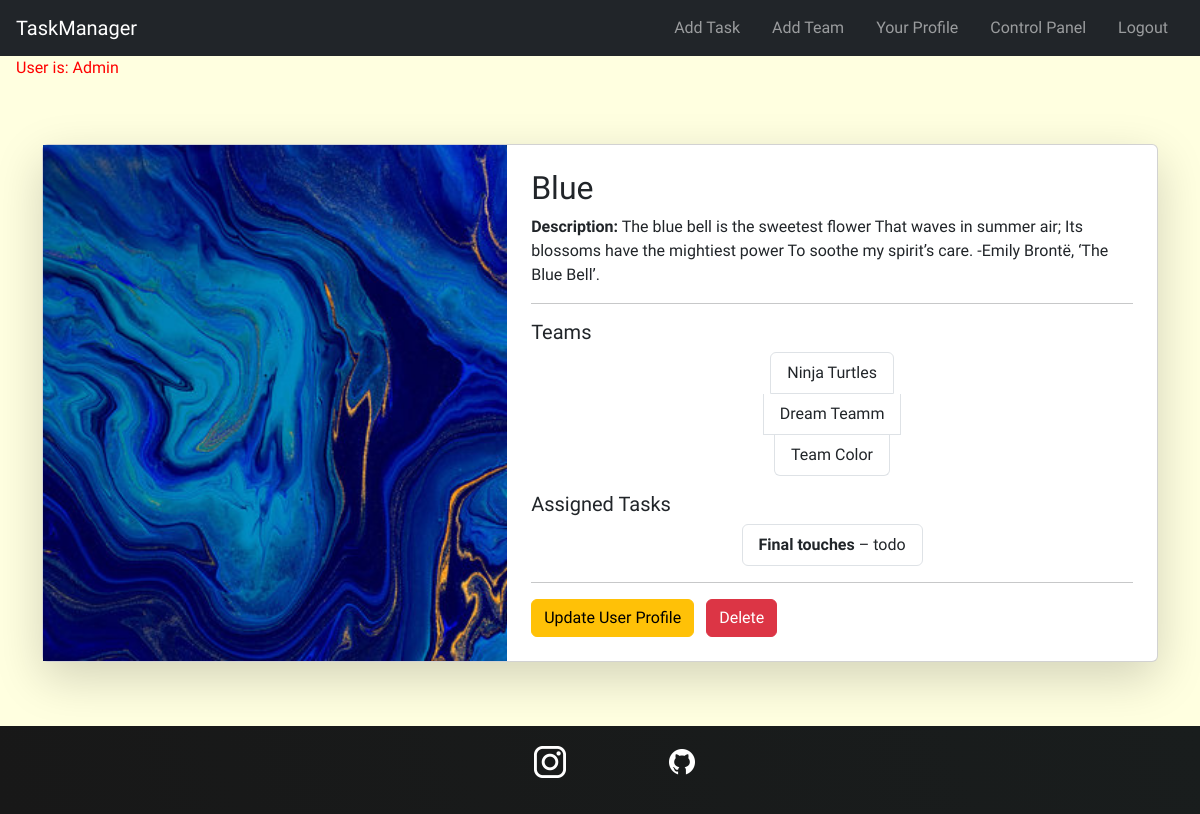
Before: /users/22/ (signed in) with the older database file.
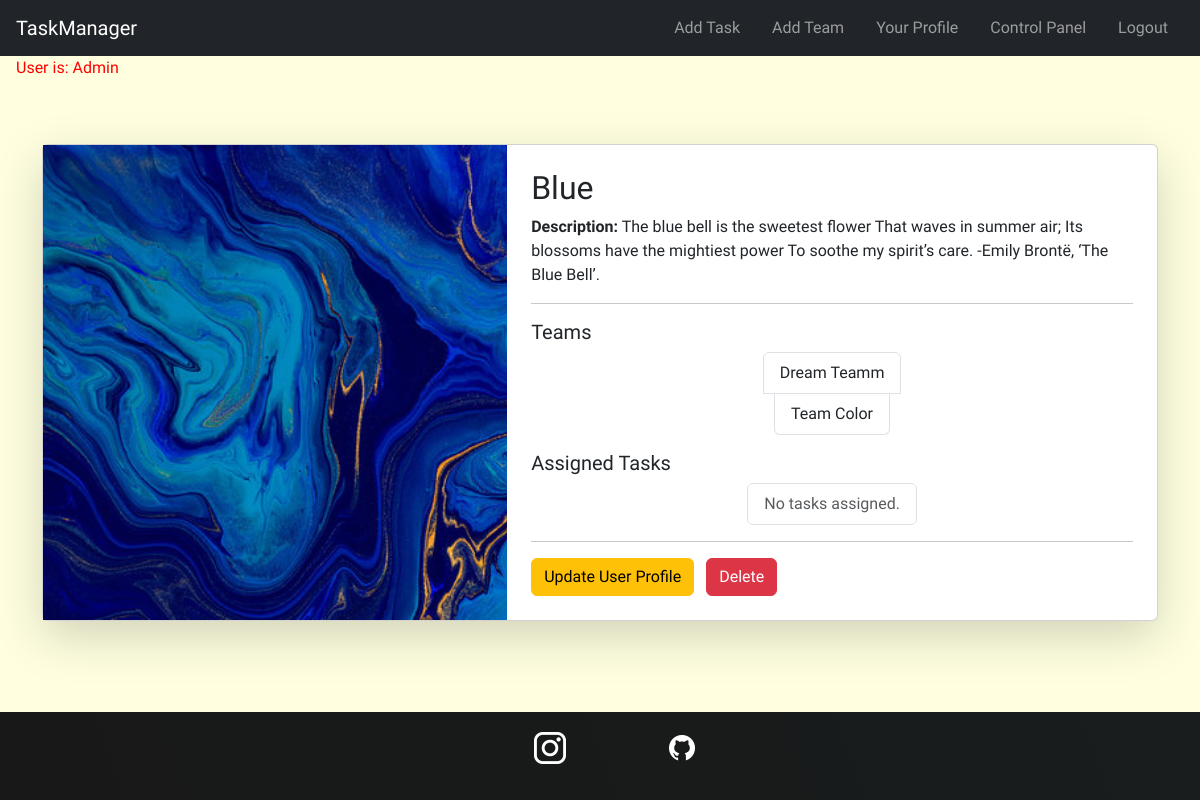
After: the same page with the newer database file.
### tasks/models.py (models this page shows, shortened)
class Team(models.Model): # One user can be a team
    name = models.CharField(max_length=100)
    users = models.ManyToManyField(User, related_name='teams')

class Task(models.Model):
    STATUS_CHOICES = [
        ('todo', 'To Do'),
        ('in_progress', 'In Progress'),
        ('done', 'Done'),
    ]
    private = models.BooleanField(blank=False,default=False) # if it is false every one can see it , users & teams associated
    creator = models.ForeignKey(User,on_delete=models.CASCADE, related_name='created_tasks')
    title = models.CharField(max_length=200)
    status = models.CharField(max_length=20, choices=STATUS_CHOICES, default='todo')
    description = models.TextField(blank=True)
    users = models.ManyToManyField(User, related_name='tasks')  # Users assigned to the task
    teams = models.ManyToManyField(Team, related_name='tasks' , blank=True)  # Teams related to the task
    subtasks = models.ManyToManyField('self', symmetrical=False, blank=True, related_name='parent_tasks')  # Optional sub-task linkage
    created_at = models.DateTimeField(auto_now_add=True)
    updated_at = models.DateTimeField(auto_now=True)
    deadline = models.DateTimeField(null=True, blank=True)

### tasks/views.py (the view)
# urls.py: path("users/<int:user_id>/", views.detail_user, name="detail_user"), # ex:  /user/1
@login_required
def detail_user(request, user_id):
    profile = UserProfile.objects.get(pk=user_id)
    context = {
        "profile": profile,
    }
    return render(request, "users/detail.html", context)

### tasks/templates/users/detail.html
{% extends 'base.html' %}
{% block body %}
<main class="container my-5">
  <div class="card shadow-lg">
    <div class="row g-0">
      <div class="col-md-5">
        <img src="{{ profile.image.url }}" alt="User Image" class="img-fluid h-100" style="object-fit: cover;">
      </div>
      <div class="col-md-7 p-4">
        <h2>{{ profile.user.username }}</h2>
        {% if profile.description %}
        <p><strong>Description:</strong> {{ profile.description }}</p>
        {% endif %}
        <hr>
        <h5>Teams</h5>
        <ul class="list-group mb-3">
          {% for team in profile.user.teams.all %}
          <li class="list-group-item">{{ team.name }}</li>
          {% empty %}
          <li class="list-group-item text-muted">No teams yet.</li>
          {% endfor %}
        </ul>
        <h5>Assigned Tasks</h5>
        <ul class="list-group">
          {% for task in profile.user.tasks.all %}
          <li class="list-group-item">
            <strong>{{ task.title }}</strong> – {{ task.status }}
          </li>
          {% empty %}
          <li class="list-group-item text-muted">
            No tasks assigned.
          </li>
          {% endfor %}
        </ul>
        <hr>
        <div class="mt-3">
          <a href="{% url 'task:update_user' profile.id %}" class="btn btn-warning me-2">Update User Profile</a>
          <a href="{% url 'task:delete_user' profile.id %}" class="btn btn-danger">Delete</a>
        </div>
      </div>
    </div>
  </div>
</main>
{% endblock %}

Changed rows visible on the page:
no longer on this page (row unchanged): Team: name "Ninja Turtles"
no longer on this page (row edited): Task: title "Final touches", status "todo"
Other visible differences:
text now shown: "No tasks assigned."
